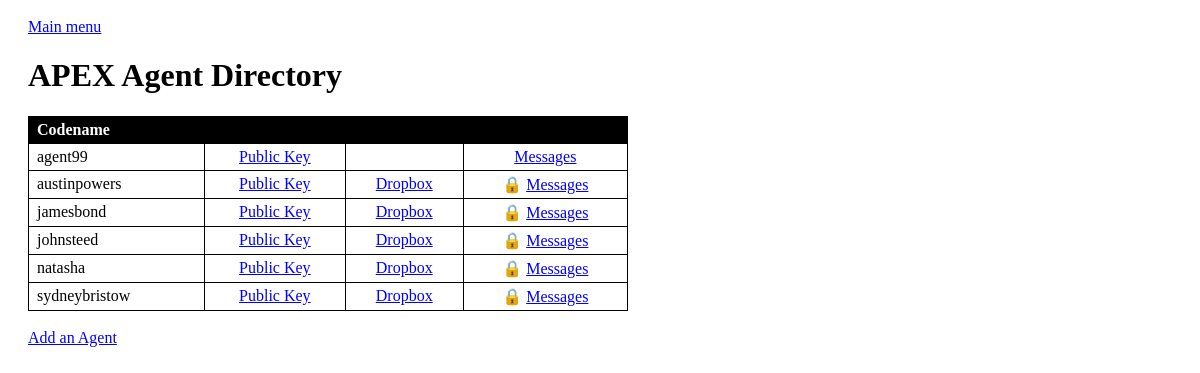
/apex/public/agents/index.php, run on the app's committed database.
### tables this page shows
CREATE TABLE `agents` (
  `id` int(11) NOT NULL AUTO_INCREMENT,
  `codename` varchar(255) DEFAULT NULL,
  `public_key` text,
  `private_key` text,
  PRIMARY KEY (`id`)
);

### apex/private/functions.php (called while the page is built, shortened)
<?php
  function h($string="") {
    return htmlspecialchars($string);
  }
  function u($string="") {
    return urlencode($string);
  }
  function url_for($script_path) {
    return DOC_ROOT . $script_path;
  }
?>

### apex/private/query_functions.php (called while the page is built, shortened)
<?php
  function login() {
    $my_id = 1;
    $result = find_agent_by_id($my_id);
    return db_fetch_assoc($result);
  }
  function find_all_agents() {
    global $db;
    $sql = "SELECT * FROM agents ";
    $sql .= "ORDER BY codename ASC;";
    $result = db_query($db, $sql);
    return $result;
  }
  function find_agent_by_id($id=0) {
    global $db;
    $sql = "SELECT * FROM agents ";
    $sql .= "WHERE id='" . db_escape($db, $id) . "';";
    $result = db_query($db, $sql);
    return $result;
  }
?>

### apex/private/database.php (called while the page is built, shortened)
<?php
  function db_query($connection, $sql) {
    $result_set = mysqli_query($connection, $sql);
    return $result_set;
  }
  function db_fetch_assoc($result_set) {
    return mysqli_fetch_assoc($result_set);
  }
  function db_escape($connection, $string) {
    return mysqli_real_escape_string($connection, $string);
  }
?>

### apex/private/initialize.php (called while the page is built, shortened)
<?php
require_once('functions.php');
require_once('database.php');
require_once('query_functions.php');
$current_user = login();
?>

### apex/public/agents/index.php (the view, shortened to what this page needs)
<?php
  require_once('../../private/initialize.php');
  $agent_result = find_all_agents();
?>
<!doctype html>
<html lang="en">
  <head>
    <link rel="stylesheet" media="all" href="<?php echo DOC_ROOT . '/includes/styles.css'; ?>" />
  </head>
  <body>
    <a href="<?php echo url_for('/index.php'); ?>">Main menu</a>
    <br/>
    <h1>APEX Agent Directory</h1>
    <table>
      <tr>
        <th>Codename</th>
        <th>&nbsp;</th>
        <th>&nbsp;</th>
        <th>&nbsp;</th>
      </tr>
      <?php while($agent = db_fetch_assoc($agent_result)) { ?>
        <?php $agent_is_current_user = $agent['id'] == $current_user['id']; ?>
        <tr>
          <td><?php echo h($agent['codename']); ?></td>
          <td class="center"><a href="<?php echo url_for('/agents/public_key.php?id=' . h(u($agent['id']))); ?>">Public Key</a></td>
          <td class="center">
            <?php if(!$agent_is_current_user) { ?>
              <a href="<?php echo url_for('/agents/dropbox.php?id=' . h(u($agent['id']))); ?>">Dropbox</a>
            <?php } ?>
          </td>
          <td class="center"><?php if(!$agent_is_current_user) { echo '&#128274;'; } ?> <a href="<?php echo url_for('/agents/messages.php?id=' . h(u($agent['id']))); ?>">Messages</a></td>
        </tr>
      <?php } ?>
    </table>
    <br />
    <a href="<?php echo url_for('/agents/new.php'); ?>">Add an Agent</a>
  </body>
</html>

### apex/public/includes/styles.css (style rules this page uses)
body { padding: 10px 20px; }
a, a:visited { color: blue; }
table { border-collapse: collapse; min-width: 600px; }
table tr th { border: 1px solid black; color: white; background: black; text-align: left; padding: 0.25em 0.5em; }
table tr td { border: 1px solid black; vertical-align: top; padding: 0.25em 0.5em; }
td.center { text-align: center; }

### data on the page
agents: codename "agent99"
agents: codename "austinpowers"
agents: codename "jamesbond"
agents: codename "johnsteed"
agents: codename "natasha"
agents: codename "sydneybristow"
